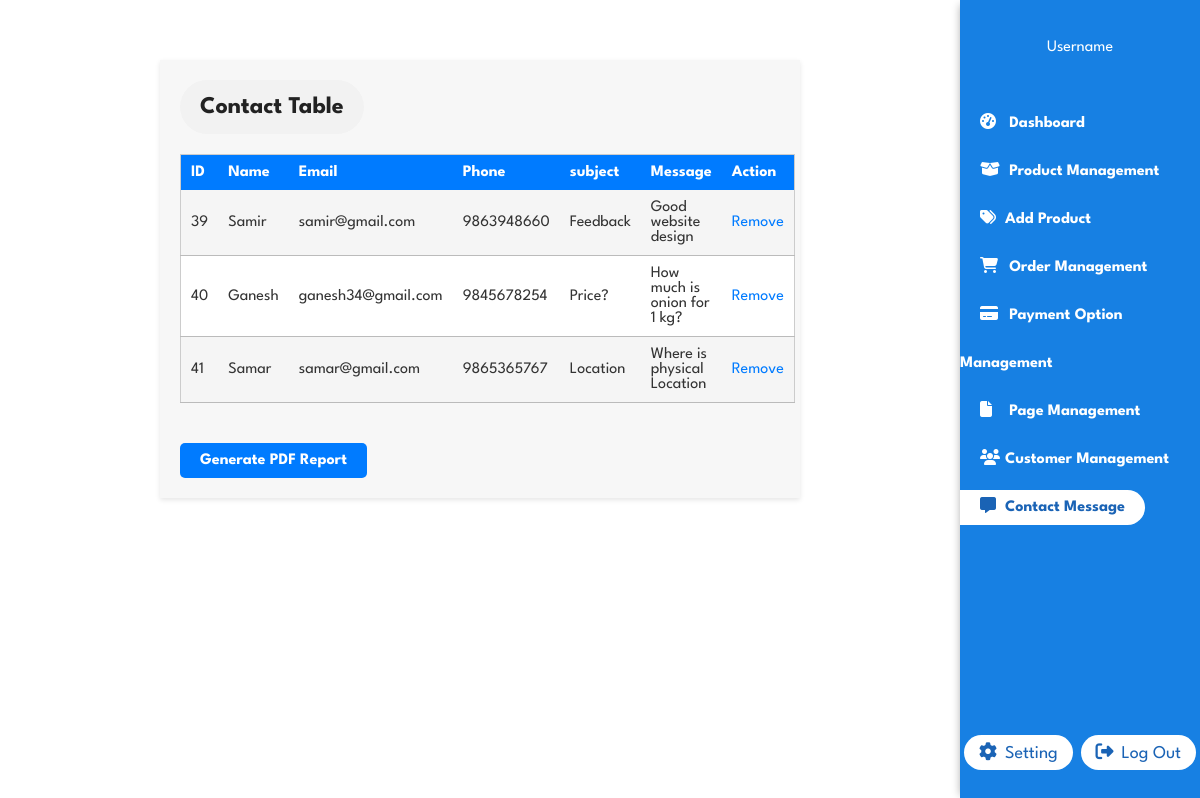
/contact/contactdata.php, run on the app's committed database.
### tables this page shows
CREATE TABLE `contact_tbl` (
  `contact_id` int(11) NOT NULL,
  `user_id` int(11) DEFAULT NULL,
  `name` varchar(50) NOT NULL,
  `email` varchar(50) NOT NULL,
  `number` bigint(10) DEFAULT NULL,
  `subject` varchar(50) NOT NULL,
  `message` varchar(500) NOT NULL
);

### contact/contactdata.php (the view, shortened to what this page needs)
<?php
include '../dbconnect.php';
$select = mysqli_query($conn, "SELECT * FROM contact_tbl") or die('query failed');
?>
<!DOCTYPE html>
<html lang="en">
<head>
    <link rel="stylesheet" href="../css/styles.css">
    <link rel="stylesheet" href="../css/admin.css">
    <link rel="stylesheet" href="../css/contact.css">
</head>
<body>
    <section id="dashboard">
        <div class="left-dash-sec section-p1">
<div class="contactdata-container">
   <h2>Contact Table</h2>
   <table class="con-usr-tbl">
      <tr>
         <th>ID</th>
         <th>Name</th>
         <th>Email</th>
         <th>Phone</th>
    <th>subject</th>
    <th>Message</th>
         <th>Action</th>
      </tr>
      <?php
      while ($row = mysqli_fetch_assoc($select)) {
         echo '<tr>';
         echo '<td>' . $row['contact_id'] . '</td>';
         echo '<td>' . $row['name'] . '</td>';
         echo '<td>' . $row['email'] . '</td>';
         echo '<td>' . $row['number'] . '</td>';
         echo '<td>' . $row['subject'] . '</td>';
         echo '<td>' . $row['message'] . '</td>';
         echo '<td><a href="update.php?id=' . $row['contact_id'] . '"></a> <a href="contactdelete.php?id=' . $row['contact_id'] . '">Remove</a></td>';
         echo '</tr>';
      }
      ?>
   </table>
   <button class='generate-pdf' onclick="window.location.href='contactdataReport.php'">Generate PDF Report</button>
</div>
        </div>
        <div class="right-dash-sec-customer">
            <div class="sidebar">
                <div class="name">
                    <span>Username</span>
                </div>
                <nav>
                    <ul>
                        <li><a href="../admin/admin.php"><i class="fas fa-tachometer-alt"></i> Dashboard</a></li>
                        <li><a href="../admin/manageProducts.php"><i class="fas fa-box-open"></i> Product Management</a></li>
                        <li><a href="../admin/addProduct.php"><i class="fas fa-tags"></i>Add Product</a></li>
                        <li><a href="../admin/orders.php"><i class="fas fa-shopping-cart"></i> Order Management</a></li>
                        <li><a href="#"><i class="fas fa-credit-card"></i> Payment Option Management</a></li>
                        <li><a href="#"><i class="fas fa-file"></i> Page Management</a></li>
                        <li><a href="../admin/manageCustomer.php"><i class="fas fa-users"></i>Customer Management</a></li>
                        <li><a class="active" href="#"><i class="fas fa-message"></i>Contact Message</a></li>
                    </ul>
                </nav>
                <div class="setting">
                    <a><i class="fa-solid fa-gear"></i>Setting</a>
                    <a href="adminLogout.php"><i class="fa-solid fa-right-from-bracket"></i>Log Out</a>
                </div>
            </div>
        </div>
    </section>
</body>
</html>

### css/styles.css (style rules this page uses)
* { margin: 0; padding: 0; box-sizing: border-box; font-family: 'League Spartan', sans-serif; }
h2 { font-size: 46px; line-height: 54px; color: #222; }
.section-p1 { padding: 40px 80px; }
body { width: 100%; }
.front h4, h2, p { padding-bottom: 15px; }
#cart th, td { padding: 10px; border-bottom: 1px solid #bbbbbb; color: #333; }
#dashboard { display: flex; justify-content: space-between; width: 100%; }
.left-dash-sec { width: 80%; }
.right-dash-sec-customer { position: static; width: 20%; box-shadow: -5px 0px 8px -5px rgba(0,0,0,0.3) ; }
.left-dash-sec h2 { font-size: 28px; background: #f2f2f2; display: inline-block; padding: 0 20px; border-radius: 50px; }
.sidebar { background-color: #1780e3; height: 100vh; color: #fff; padding-top: 40px; position: relative; display: flex; flex-direction: column; box-shadow: 4px 0px 4px rgba(0, 0, 0, 0.1); }
.sidebar nav { display: flex; flex-direction: column; }
.sidebar nav ul { margin-top: 40px; list-style: none; }
.sidebar nav li a { text-decoration: none; color: #fff; font-size: 16px; padding: 0 20px; line-height: 3; font-weight: 700; transition: 0.3s; }
.sidebar nav a.active, .sidebar nav a:hover { background-color: white; border-radius: 50px; color: #1a63b5; padding: 10px 20px; white-space: nowrap; border-top-left-radius: 0; border-bottom-left-radius: 0; }
.sidebar nav li a i { margin-right: 15px; max-width: 10px; }
.name { text-align: center; }
.setting { display: flex; justify-content: space-around; margin-top: auto; align-items: center; margin-bottom: 30px; }
.setting a { color: #1a63b5; font-size: 18px; background-color: #ffffff; border-radius: 50px; border: none; outline: none; cursor: pointer; padding: 8px 15px; text-decoration: none; }
.setting a i { margin-right: 8px; }

### css/admin.css (style rules this page uses)
.mng-pro th, td { padding: 10px; border-bottom: 1px solid #bbbbbb; }
.generate-pdf { display: inline-block; padding: 10px 20px; font-size: 16px; margin-top: 40px; font-weight: bold; text-align: center; text-decoration: none; border: none; border-radius: 5px; cursor: pointer; color: #fff; background-color: #007bff; transition: background-color 0.3s ease; }

### css/contact.css (style rules this page uses)
.contactdata-container { margin: 20px auto; width: 80%; padding: 20px; background-color: #f7f7f7; box-shadow: 0px 2px 5px rgba(0, 0, 0, 0.1); }
.contactdata-container h2 { font-size: 24px; margin-bottom: 20px; }
.contactdata-container .con-usr-tbl { width: 100%; border-collapse: collapse; background-color: #fff; border: 1px solid #ccc; }
.contactdata-container .con-usr-tbl th, .contactdata-container .con-usr-tbl td { padding: 10px; text-align: left; }
.contactdata-container .con-usr-tbl th { background-color: #007bff; color: #fff; }
.contactdata-container .con-usr-tbl tr:nth-child(even) { background-color:whitesmoke; }
.contactdata-container .con-usr-tbl a { color: #007bff; text-decoration: none; }

### data on the page
contact_tbl: contact_id "39", name "Samir", email "samir@gmail.com", number "9863948660", subject "Feedback", message "Good website design"
contact_tbl: contact_id "40", name "Ganesh", email "ganesh34@gmail.com", number "9845678254", subject "Price?", message "How much is onion for 1 kg?"
contact_tbl: contact_id "41", name "Samar", email "samar@gmail.com", number "9865365767", subject "Location", message "Where is physical Location"
